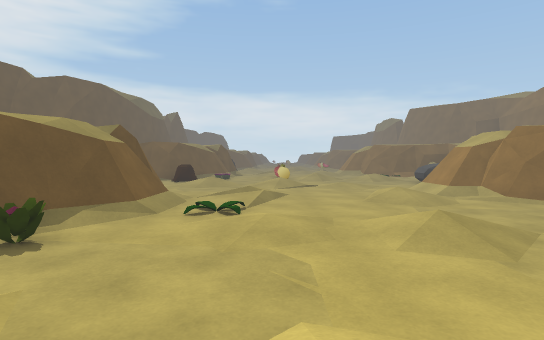
View 1 (above)

21 first-person views from a walk through a scene from a Unity 3-D project. The camera is 1.2 m above the floor, tilts 2° down and sees 80° across. The floor is counted in squares, 2 m on a side. Each view is taken from the middle of a square. On the plan, view 1 faces up. The plan holds only what a view shows up to about 10 squares ahead; the rest is blank. The place goes on beyond the plan. The player character is not drawn. Some animated figures are left out.

View 2
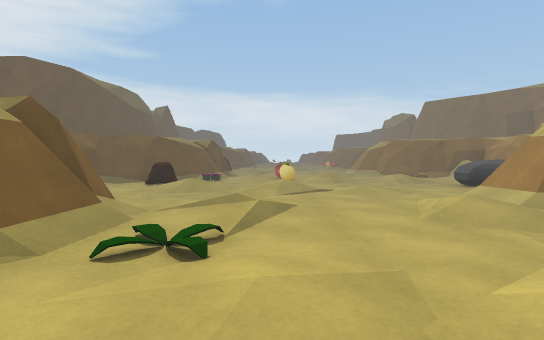

View 3
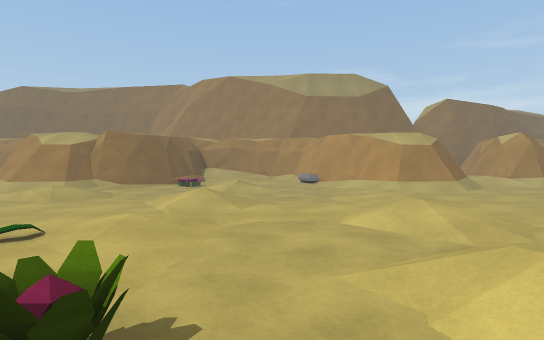

View 4
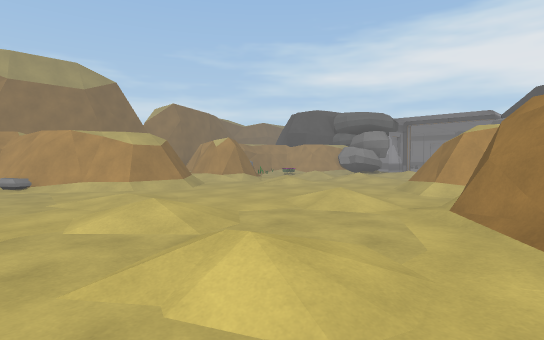

View 5
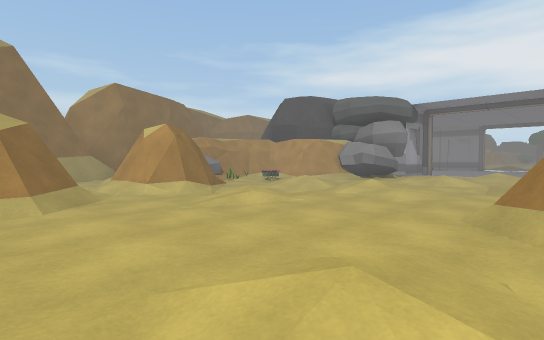

View 6
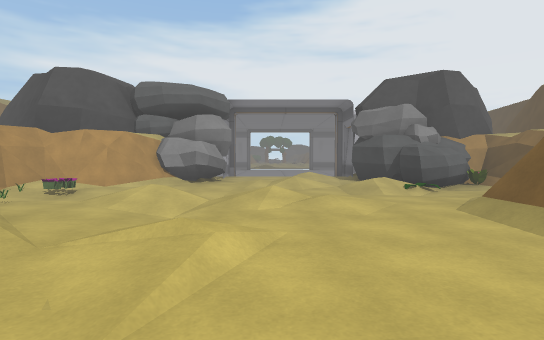

View 7
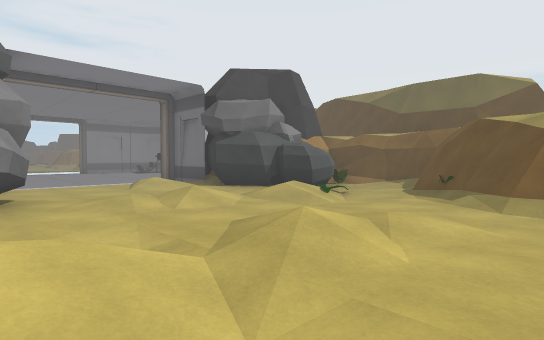

View 8
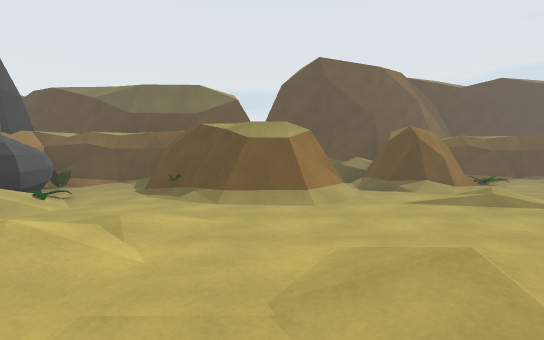

View 9
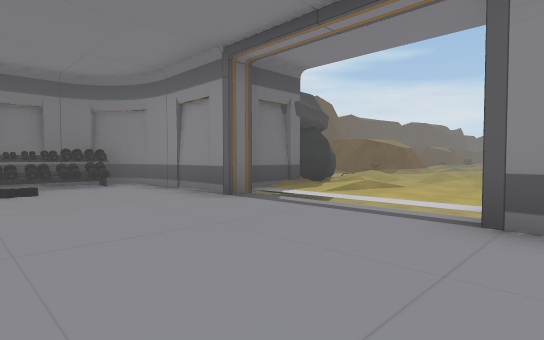

View 10
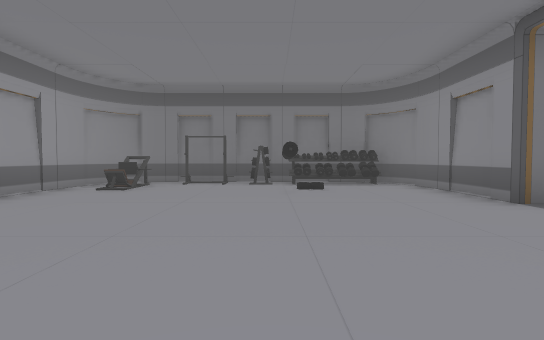

View 11
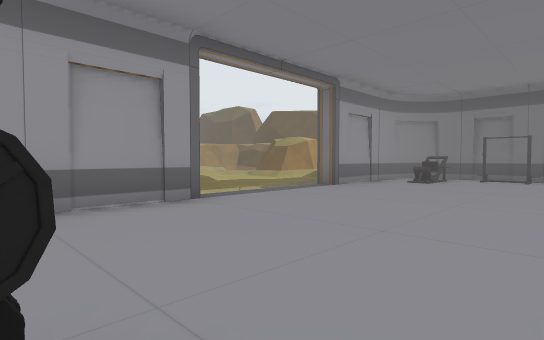

View 12
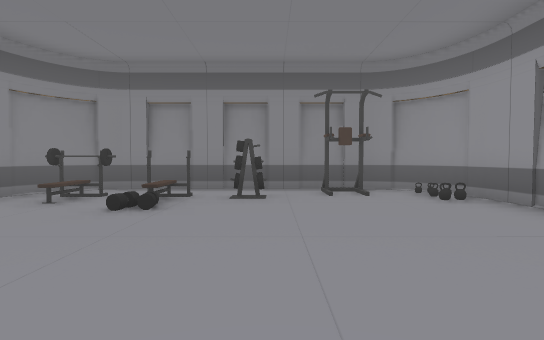

View 13
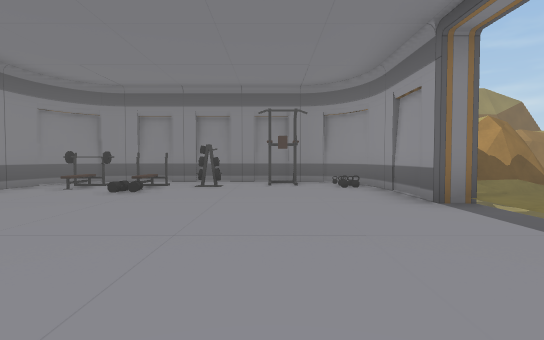

View 14
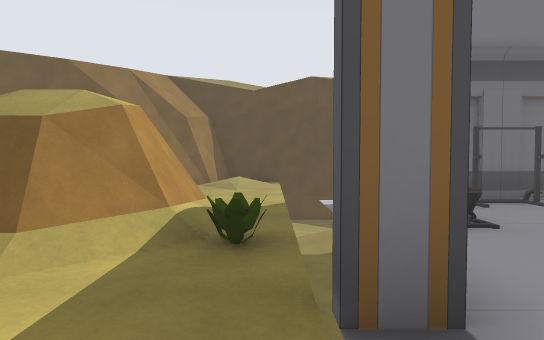

View 15
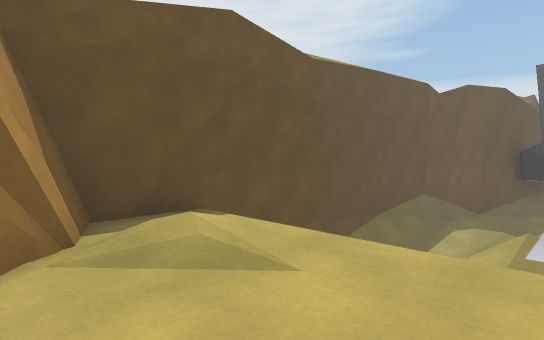

View 16
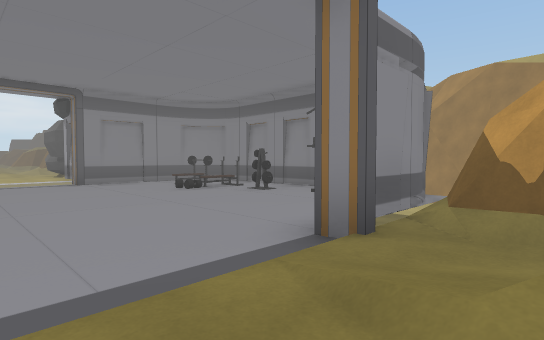

View 17
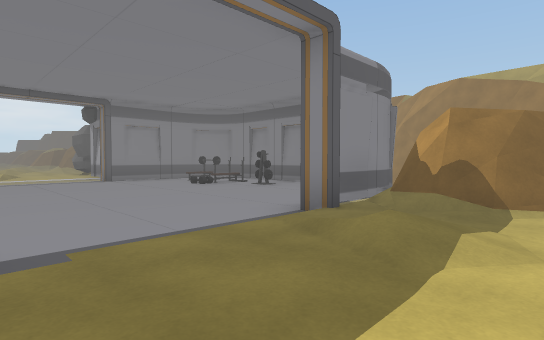

View 18
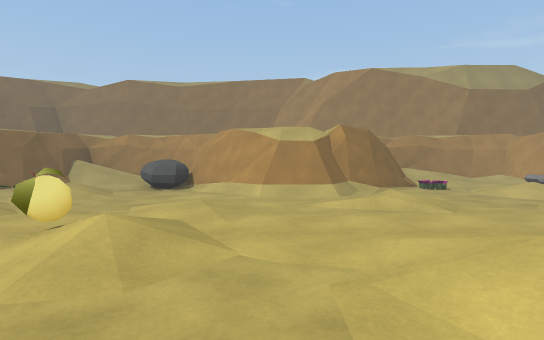

View 19
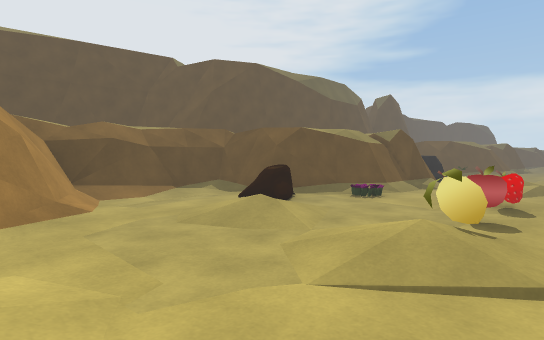

View 20
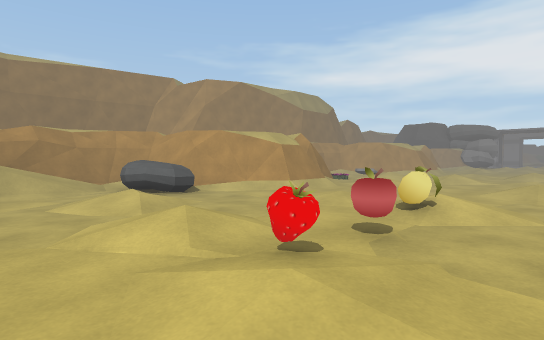

View 21
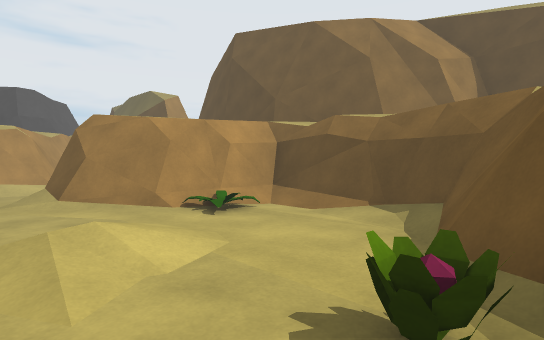

### Floor plan
Key: @ floor where view 1 was taken; # wall or solid block; . main floor; : floor 0.25 m higher than the main floor; + floor 0.5 m higher than the main floor; / step, stairs or slope; = window, fence, low wall or low ledge; ^ raised ledge; v drop or lower ground; O other object.
Columns run from 8 left of view 1 to 10 right of it. Each row starts with its distance up from view 1.
 12      ##.....O#^#
 11     ##O.O::..:/#
 10    ##O..O../..##
  9    #:...O...OO##
  8    #..:.+::./##
  7    ##/......##
  6     ###::.:.#
  5      ##...:.###
  4      ##O....O/^#
  3     ##O.:::/:./#
  2    ##:........##
  1    #../.:....###
  0    #.O..@.:.##
 -1    ###......#
 -2      ##:/...##
 -3      ##......#
 -4       #=...//##
 -5       #^.....####
 -6      ###.::....O
 -7      ##O.::.+.O#
 -8     ##........O#
 -9     #OOO/::.. ##
-10     ##O#....O
-11       OO.:..OO
-12    #   #.:..O
-13   ######....####
-14  ##v#..........#
-15  #vvO.........O.#
-16  #vvO.........O.=
-17  vvvOOO.........=
-18  vvvO.........O.=
-19 #v vO..........O v
-20 #v v#O..........#v#
-21 #vvv####......### #
-22 #......O....###
-23 #//..#=/../:##
-24 ###.. ^#.....#

Where each view was taken, in squares from view 1:
view 1: 0 up, 0 right, facing up
view 2: 2 up, 0 right, facing up
view 3: 2 up, 3 left, facing right
view 4: 2 up, 3 left, facing down-right
view 5: 1 down, 1 left, facing down-right
view 6: 2 down, 2 right, facing down
view 7: 5 down, 4 right, facing down-left
view 8: 5 down, 4 right, facing left
view 9: 17 down, 4 right, facing up-left
view 10: 17 down, 4 right, facing left
view 11: 17 down, 6 right, facing down-left
view 12: 18 down, 1 right, facing right
view 13: 19 down, 1 left, facing right
view 14: 22 down, 1 right, facing left
view 15: 24 down, 4 left, facing up-left
view 16: 23 down, 1 right, facing up-right
view 17: 24 down, 0 right, facing up-right
view 18: 7 up, 2 left, facing right
view 19: 6 up, 1 right, facing up-left
view 20: 12 up, 1 left, facing down-right
view 21: 3 up, 1 left, facing down-left
